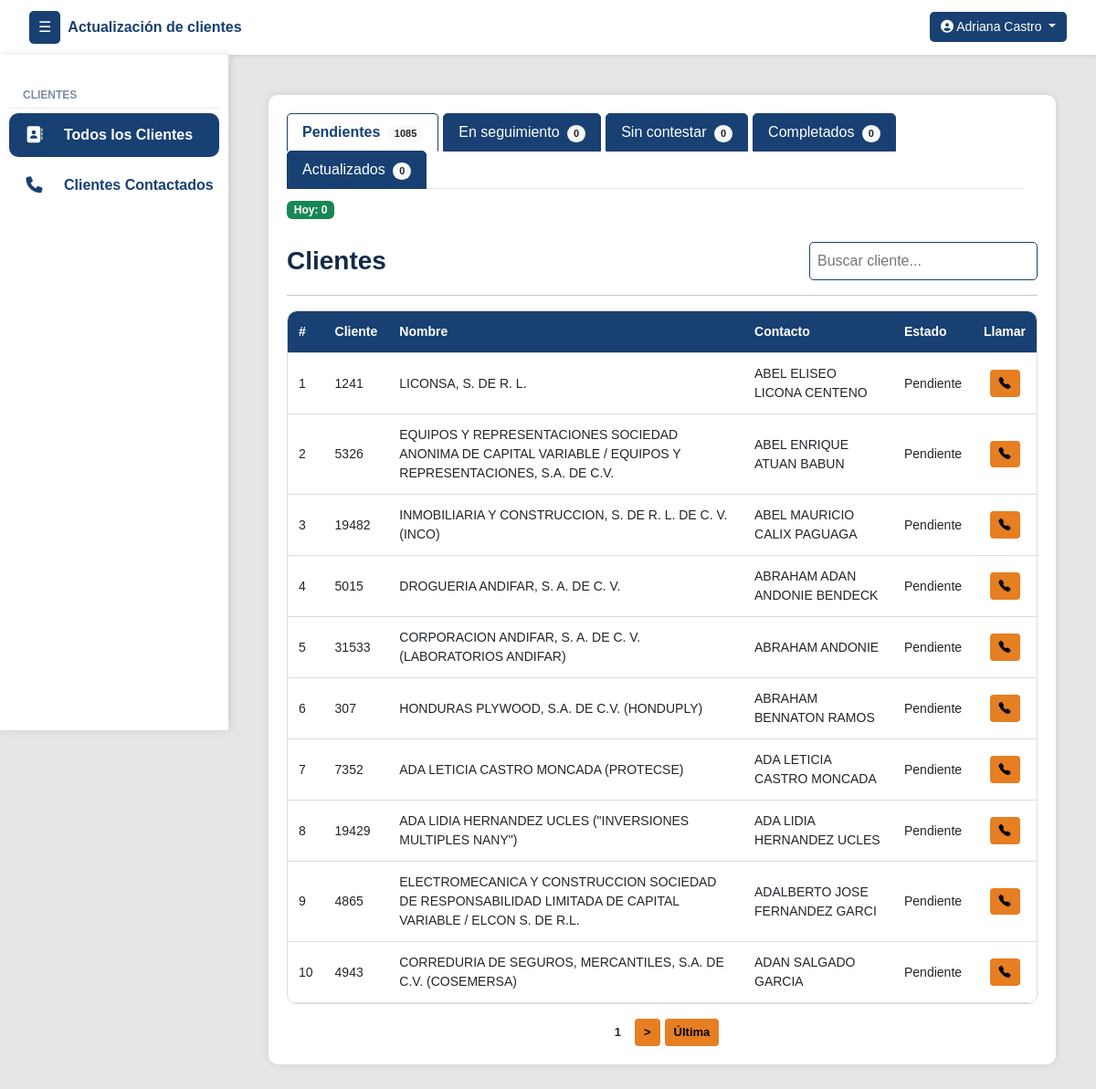
Page /clientes/pendientes/ (signed in) on the committed database.
### clientes/models.py (models this page shows, shortened)
class Cliente(models.Model):
    numero_cliente = models.CharField(max_length=50, unique=True)
    nombre_cliente = models.CharField(max_length=255)
    contacto_cliente = models.CharField(max_length=255)
    contacto_cargo = models.CharField(max_length=100, null=True, blank=True)
    telefono_cliente = models.CharField(max_length=50, null=True, blank=True)
    telefono_dos = models.CharField(max_length=50, null=True, blank=True)
    direccion = models.CharField(max_length=255, null=True, blank=True)
    correo = models.CharField(max_length=254, null=True, blank=True)
    estado_actual = models.ForeignKey(EstadoReporte, on_delete=models.SET_NULL, null=True, blank=True, default=1)
    asignado_inicial = models.ForeignKey(User, on_delete=models.SET_NULL, null=True, blank=True, related_name='clientes_asignados_inicialmente')
    asignado_usuario = models.ForeignKey(User, on_delete=models.SET_NULL, null=True, blank=True, related_name='clientes_asignados')
    veces_contactado = models.PositiveIntegerField(default=0)
    sin_contestar = models.PositiveIntegerField(default=0)
    formulario_sin_contestar = models.PositiveIntegerField(default=0)
    ultima_llamada_no_contesto = models.DateTimeField(null=True, blank=True)
    ultimo_envio_formulario = models.DateTimeField(null=True, blank=True)

class EstadoReporte(models.Model):
    nombre = models.CharField(max_length=100, unique=True)
    creado_por = models.ForeignKey(User, on_delete=models.SET_NULL, null=True, blank=True)
    creado_en = models.DateTimeField(auto_now_add=True)
    estado = models.CharField(max_length=50, choices=[('activo', 'Activo'), ('inactivo', 'Inactivo')])
    intentos = models.PositiveIntegerField(default=0)
    genera_movimiento = models.BooleanField(default=True)

### clientes/views.py (the view)
# urls.py: path('clientes/pendientes/', vistasClientes.clientes_pendientes, name='clientes'),
@login_required
def clientes_pendientes(request):
    hoy = timezone.localdate()
    usuario = request.user
    if not usuario.groups.filter(name="estandar_group").exists():
        messages.error(request, "Acceso no permitido.")
        return redirect("login")
    search_query = request.GET.get('q', '').strip()
    estado_pendiente = EstadoReporte.objects.filter(nombre__iexact="pendiente").first()
    estados_seguimiento = EstadoReporte.objects.filter(
        genera_movimiento=False
    ).exclude(nombre__iexact="pendiente").exclude(nombre__iexact="no contestó")
    clientes_seguimiento_qs = Cliente.objects.filter(
        asignado_usuario=usuario,
        estado_actual__in=estados_seguimiento
    )
    estado_no_contesto = EstadoReporte.objects.filter(nombre__iexact="no contestó").first()
    estado_actualizado = EstadoReporte.objects.filter(nombre__iexact="actualizado").first()
    clientes_pendientes_qs = Cliente.objects.filter(asignado_usuario=usuario, estado_actual=estado_pendiente)
    if search_query:
        clientes_pendientes_qs = clientes_pendientes_qs.filter(
            Q(nombre_cliente__icontains=search_query) |
            Q(numero_cliente__icontains=search_query) |
            Q(contacto_cliente__icontains=search_query)
        )
    clientes_pendientes = paginar_queryset(request, clientes_pendientes_qs, 'pendientes')
    movimientos_usuario = MovimientoEstado.objects.filter(cliente=OuterRef('pk'), actualizado_por=usuario)
    primer_movimiento_qs = MovimientoEstado.objects.filter(cliente=OuterRef('pk')).order_by('fecha_hora')
    primer_movimiento_usuario = Subquery(primer_movimiento_qs.values('actualizado_por')[:1])
    primer_movimiento_estado = Subquery(primer_movimiento_qs.values('estado__nombre')[:1])
    clientes_sin_actualizar_qs = Cliente.objects.annotate(
        tiene_movimiento_usuario=Exists(movimientos_usuario),
        primer_usuario_id=primer_movimiento_usuario,
        primer_estado_nombre=primer_movimiento_estado
    ).filter(
        (Q(tiene_movimiento_usuario=True) & ~Q(estado_actual__nombre__iexact="actualizado")) |
        (Q(estado_actual__nombre__iexact="actualizado") & Q(primer_usuario_id=usuario.id) & ~Q(primer_estado_nombre__iexact="actualizado"))
    )
    estados_reporte = EstadoReporte.objects.filter(estado="activo") \
        .exclude(nombre__iexact="pendiente") \
        .exclude(nombre__iexact="no localizado") \
        .exclude(nombre__iexact="por localizar") \
        .exclude(nombre__iexact="formulario sin respuesta") \
        .exclude(nombre__iexact="completado")
    actualizados_hoy_qs = Cliente.objects.filter(
        estado_actual__nombre__iexact="actualizado",
        movimientos__estado__nombre__iexact="actualizado",
        movimientos__actualizado_por=usuario,
        movimientos__fecha_hora__date=hoy
    ).distinct()
    movimientos_usuario = MovimientoEstado.objects.filter(cliente=OuterRef('pk'), actualizado_por=usuario)
    primer_movimiento_qs = MovimientoEstado.objects.filter(cliente=OuterRef('pk')).order_by('fecha_hora')
    primer_movimiento_usuario = Subquery(primer_movimiento_qs.values('actualizado_por')[:1])
    primer_movimiento_estado = Subquery(primer_movimiento_qs.values('estado__nombre')[:1])
    clientes_sin_actualizar_hoy_qs = Cliente.objects.annotate(
        tiene_movimiento_usuario=Exists(movimientos_usuario),
        primer_usuario_id=primer_movimiento_usuario,
        primer_estado_nombre=primer_movimiento_estado
    ).filter(
        Q(movimientos__fecha_hora__date=hoy),
        (Q(tiene_movimiento_usuario=True) & ~Q(estado_actual__nombre__iexact="actualizado")) |
        (Q(estado_actual__nombre__iexact="actualizado") & Q(primer_usuario_id=usuario.id) & ~Q(primer_estado_nombre__iexact="actualizado"))
    ).distinct()
    return render(request, 'clientes/clientes.html', {
        "clientes_pendientes": clientes_pendientes,
        "estado_reporte": estados_reporte,
        "view_type": "pendientes",
        "search_query": search_query,
        "count_pendientes": clientes_pendientes_qs.count(),
        "count_seguimiento": clientes_seguimiento_qs.count(),
        "count_no_contesto": Cliente.objects.filter(asignado_usuario=usuario, estado_actual=estado_no_contesto).count(),
        "count_actualizados": Cliente.objects.filter(estado_actual__nombre__iexact="actualizado", movimientos__estado__nombre__iexact="actualizado", movimientos__actualizado_por=usuario).distinct().count(),
        "count_sin_actualizar": clientes_sin_actualizar_qs.count(),
        "count_actualizados_hoy": actualizados_hoy_qs.count() + clientes_sin_actualizar_hoy_qs.count(),
    })

### templates/clientes/clientes.html (shortened to what this page needs)
{% extends 'layout/layout.html' %}
{% block content %}
<div class="container">
    <div class="tabs-container d-flex justify-content-between align-items-center flex-wrap">
        <ul class="nav nav-tabs flex-grow-1 me-3" id="clienteTabs" role="tablist">
            <li class="nav-item" role="presentation">
                <a class="nav-link {% if view_type == 'pendientes' %}active{% endif %}" id="pendientes-tab" href="{% url 'clientes' %}" role="tab" aria-controls="pendientes" aria-selected="true">
                    Pendientes <span class="badge rounded-pill bg-light text-dark ms-1" id="countPendientes">{{ count_pendientes }}</span>
                </a>
            </li>
            <li class="nav-item" role="presentation">
                <a class="nav-link {% if view_type == 'seguimiento' %}active{% endif %}" id="seguimiento-tab" href="{% url 'clientes_seguimiento' %}" role="tab" aria-controls="seguimiento" aria-selected="false">
                    En seguimiento <span class="badge rounded-pill bg-light text-dark ms-1" id="countSeguimiento">{{ count_seguimiento }}</span>
                </a>
            </li>
            <li class="nav-item" role="presentation">
                <a class="nav-link {% if view_type == 'nocontesto' %}active{% endif %}" id="nocontesto-tab" href="{% url 'clientes_sin_contestar' %}" role="tab" aria-controls="nocontesto" aria-selected="false">
                    Sin contestar <span class="badge rounded-pill bg-light text-dark ms-1" id="countNoContesto">{{ count_no_contesto }}</span>
                </a>
            </li>
            <li class="nav-item" role="presentation">
                <a class="nav-link {% if view_type == 'sin_actualizar' %}active{% endif %}" id="sinactualizar-tab" href="{% url 'clientes_sin_actualizar' %}" role="tab" aria-controls="sinactualizar" aria-selected="false">
                    Completados <span class="badge rounded-pill bg-light text-dark ms-1" id="countSinActualizar">{{ count_sin_actualizar }}</span>
                </a>
            </li>
            <li class="nav-item" role="presentation">
                <a class="nav-link {% if view_type == 'actualizados' %}active{% endif %}" id="actualizados-tab" href="{% url 'clientes_actualizados' %}" role="tab" aria-controls="actualizados" aria-selected="false">
                    Actualizados <span class="badge rounded-pill bg-light text-dark ms-1" id="countActualizados">{{ count_actualizados }}</span>
                </a>
            </li>
        </ul>
        <div class="hoy-counter text-nowrap mt-2 mt-md-0">
            <span class="badge bg-success">
                Hoy: {{ count_actualizados_hoy }}
            </span>
        </div>
    </div>
    <div class="tab-content mt-4" id="clienteTabsContent">
        {% if view_type == 'pendientes' %}
        <div class="tab-pane fade show active" id="pendientes" role="tabpanel" aria-labelledby="pendientes-tab">
            <div class="d-flex justify-content-between align-items-center mb-3">
                <h3 class="mb-0">Clientes</h3>
                <form method="get" class="d-flex" style="gap: 10px;">
                    <input type="text" name="q" id="searchInputPendientes" class="search-box"
                           placeholder="Buscar cliente..."
                           value="{{ search_query|default:'' }}"
                           autocomplete="off">
                </form>
            </div>
            <hr>
            <div class="table-responsive">
                <table class="styled-table" id="tablaPendientes">
                    <thead>
                        <tr>
                            <th>#</th>
                            <th>Cliente</th>
                            <th>Nombre</th>
                            <th>Contacto</th>
                            <th>Estado</th>
                            <th>Llamar</th>
                        </tr>
                    </thead>
                    <tbody>
                        {% for cliente in clientes_pendientes %}
                        <tr>
                            <td>{{ forloop.counter }}</td>
                            <td>{{ cliente.numero_cliente }}</td>
                            <td>{{ cliente.nombre_cliente }}</td>
                            <td>{{ cliente.contacto_cliente }}</td>
                            <td>{{ cliente.estado_actual.nombre }}</td>
                            <td>
                                <div class="text-center">
                                    <button class="btn btn-sm btn-reportar"
                                            data-bs-toggle="modal"
                                            data-bs-target="#modalReportarCliente"
                                            onclick="abrirModalReportarCliente('{{ cliente.id }}', '{{ cliente.numero_cliente }}', '{{ cliente.nombre_cliente }}', '{{ cliente.contacto_cliente }}', '{{ cliente.telefono_cliente|default_if_none:"" }}', '{{ cliente.telefono_dos|default_if_none:"" }}', '{{ cliente.correo|default_if_none:"" }}', '{{ cliente.direccion|default_if_none:"" }}', '{{ cliente.contacto_cargo|default_if_none:"" }}')"
                                            title="Llamar cliente">
                                        <i class="bi bi-telephone-fill"></i>
                                    </button>
                                </div>
                            </td>
                        </tr>
                        {% empty %}
                        <tr>
                            <td colspan="8" class="text-center">No hay clientes pendientes.</td>
                        </tr>
                        {% endfor %}
                    </tbody>
                </table>
            </div>
            {% if clientes_pendientes.has_other_pages %}
            <div class="pagination mt-3">
                <span class="btn btn-sm btn-reportar active">{{ clientes_pendientes.number }}</span>
                {% if clientes_pendientes.number < clientes_pendientes.paginator.num_pages %}
                    <a href="?pendientes={{ clientes_pendientes.next_page_number }}{% if search_query %}&q={{ search_query }}{% endif %}" class="btn btn-sm btn-reportar">&gt;</a>
                    <a href="?pendientes={{ clientes_pendientes.paginator.num_pages }}{% if search_query %}&q={{ search_query }}{% endif %}" class="btn btn-sm btn-reportar">Última</a>
                {% endif %}
            </div>
            {% endif %}
        </div>
        {% endif %}
    </div>
{% endblock %}

### templates/layout/layout.html (shortened to what this page needs)
{% load static %}
{% load group_filters %}
<!DOCTYPE html>
<html lang="es">
<head>
    <link rel="stylesheet" href="https://cdn.jsdelivr.net/npm/bootstrap@5.3.0/dist/css/bootstrap.min.css">
    <link rel="stylesheet" href="{% static 'css/style.css' %}">
    <link rel="stylesheet" href="https://cdnjs.cloudflare.com/ajax/libs/font-awesome/6.4.2/css/all.min.css">
    <link href="https://cdn.jsdelivr.net/npm/select2@4.0.13/dist/css/select2.min.css" rel="stylesheet" />
    <link rel="stylesheet" href="https://cdn.jsdelivr.net/npm/bootstrap-icons@1.10.5/font/bootstrap-icons.css">
</head>
<body>
<nav class="navbar navbar-expand-lg navbar-light bg-white shadow-sm">
    <div class="container-fluid">
        <button id="sidebarCollapse" class="btn btn-primary me-2">☰</button>
        <a class="navbar-brand d-none d-md-block">Actualización de clientes</a>
        <div class="ms-auto">
            {% if user.is_authenticated %}
            <div class="dropdown">
                <button id="userDropdownBtn" class="btn btn-user dropdown-toggle user-font" type="button" data-bs-toggle="dropdown">
                  <i class="fas fa-user-circle"></i> {{ user.first_name }} {{ user.last_name }}
                </button>
              </div>
            {% else %}
                <a href="{% url 'login' %}" class="btn btn-outline-primary"><i class="fas fa-sign-in-alt"></i> Iniciar Sesión</a>
            {% endif %}
        </div>
    </div>
</nav>
<div class="d-flex">
    <nav id="sidebar">
      <ul class="list-unstyled components">
        {% if user|has_group:"estandar_group" or user|has_group:"colector_group" or user|has_group:"admin_group" %}
          <li class="sidebar-section-title">Clientes</li>
          {% if user|has_group:"estandar_group" %}
          <li class="list-link {% if active_page == 'clientes' %}active{% endif %}">
            <a href="{% url 'clientes' %}" class="sidebar-link">
              <i class="fas fa-address-book sidebar-icon"></i>
              <span class="sidebar-text">Todos los Clientes</span>
            </a>
          </li>
          {% endif %}
          {% if user|has_group:"admin_group" or user|has_group:"estandar_group" %}
          <li class="list-link {% if active_page == 'clientes_reportados' %}active{% endif %}">
            <a href="{% url 'clientes_reportados' %}" class="sidebar-link">
              <i class="fas fa-phone sidebar-icon"></i>
              <span class="sidebar-text">Clientes Contactados</span>
            </a>
          </li>
          {% endif %}
        {% endif %}
      </ul>
    </nav>
    <div id="main-container" class="container-fluid">
        <div id="content" class="w-100 p-4">
            {% block content %}{% endblock %}
        </div>
    </div>
</div>
</body>
</html>

### rows in the picture
Cliente: numero_cliente "1241", nombre_cliente "LICONSA, S. DE R. L.", contacto_cliente "ABEL ELISEO LICONA CENTENO", estado_actual.nombre "Pendiente"
Cliente: numero_cliente "5326", nombre_cliente "EQUIPOS Y REPRESENTACIONES SOCIEDAD ANONIMA DE CAPITAL VARIABLE / EQUIPOS Y REPRESENTACIONES, S.A. DE C.V.", contacto_cliente "ABEL ENRIQUE ATUAN BABUN", estado_actual.nombre "Pendiente"
Cliente: numero_cliente "19482", nombre_cliente "INMOBILIARIA Y CONSTRUCCION, S. DE R. L. DE C. V. (INCO)", contacto_cliente "ABEL MAURICIO CALIX PAGUAGA", estado_actual.nombre "Pendiente"
Cliente: numero_cliente "5015", nombre_cliente "DROGUERIA ANDIFAR, S. A. DE C. V.", contacto_cliente "ABRAHAM ADAN ANDONIE BENDECK", estado_actual.nombre "Pendiente"
Cliente: numero_cliente "31533", nombre_cliente "CORPORACION ANDIFAR, S. A. DE C. V. (LABORATORIOS ANDIFAR)", contacto_cliente "ABRAHAM ANDONIE", estado_actual.nombre "Pendiente"
Cliente: numero_cliente "307", nombre_cliente "HONDURAS PLYWOOD, S.A. DE C.V. (HONDUPLY)", contacto_cliente "ABRAHAM BENNATON RAMOS", estado_actual.nombre "Pendiente"
Cliente: numero_cliente "7352", nombre_cliente "ADA LETICIA CASTRO MONCADA (PROTECSE)", contacto_cliente "ADA LETICIA CASTRO MONCADA", estado_actual.nombre "Pendiente"
Cliente: numero_cliente "19429", nombre_cliente "ADA LIDIA HERNANDEZ UCLES (\"INVERSIONES MULTIPLES NANY\")", contacto_cliente "ADA LIDIA HERNANDEZ UCLES", estado_actual.nombre "Pendiente"
Cliente: numero_cliente "4865", nombre_cliente "ELECTROMECANICA Y CONSTRUCCION SOCIEDAD DE RESPONSABILIDAD LIMITADA DE CAPITAL VARIABLE / ELCON S. DE R.L.", contacto_cliente "ADALBERTO JOSE FERNANDEZ GARCI", estado_actual.nombre "Pendiente"
Cliente: numero_cliente "4943", nombre_cliente "CORREDURIA DE SEGUROS, MERCANTILES, S.A. DE C.V. (COSEMERSA)", contacto_cliente "ADAN SALGADO GARCIA", estado_actual.nombre "Pendiente"

### other values in the picture
{{ user.first_name }} "Adriana"
{{ user.last_name }} "Castro"
{{ count_pendientes }} "1085"
{{ count_seguimiento }} "0"
{{ count_no_contesto }} "0"
{{ count_sin_actualizar }} "0"
{{ count_actualizados }} "0"
{{ count_actualizados_hoy }} "0"
{{ clientes_pendientes.number }} "1"
